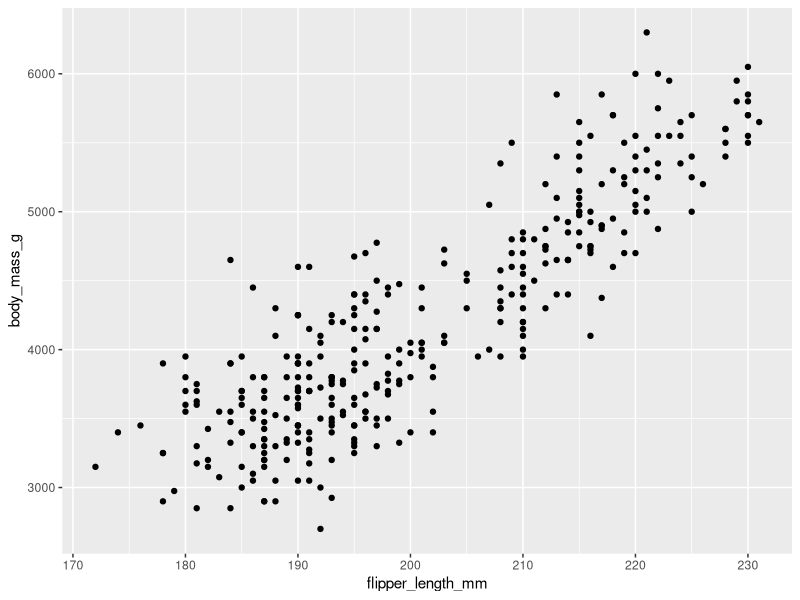
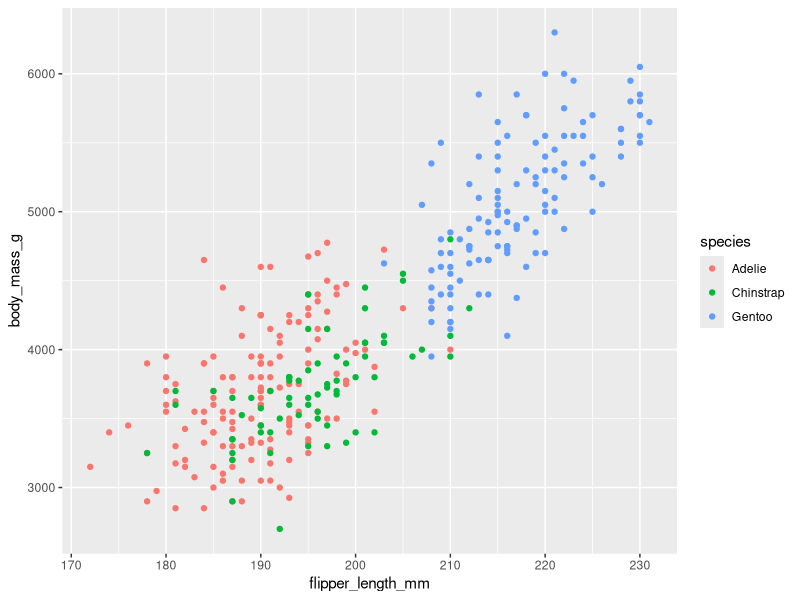
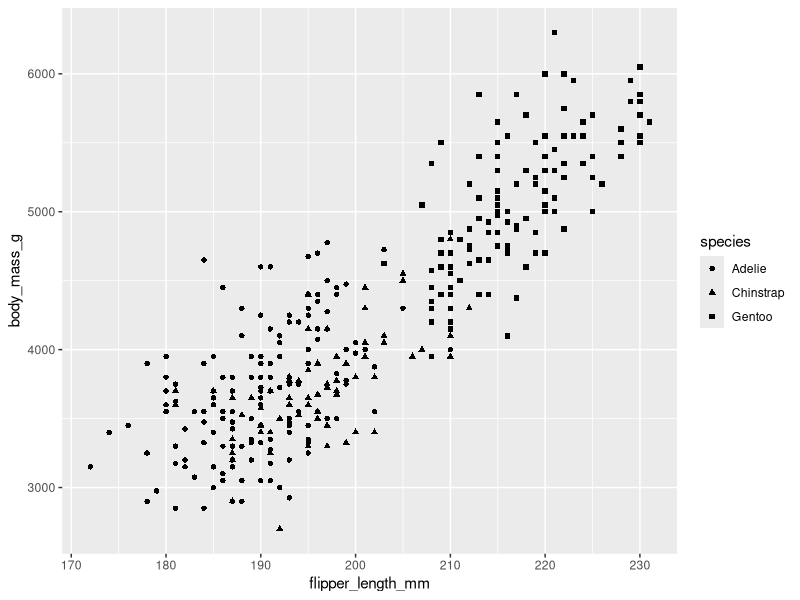
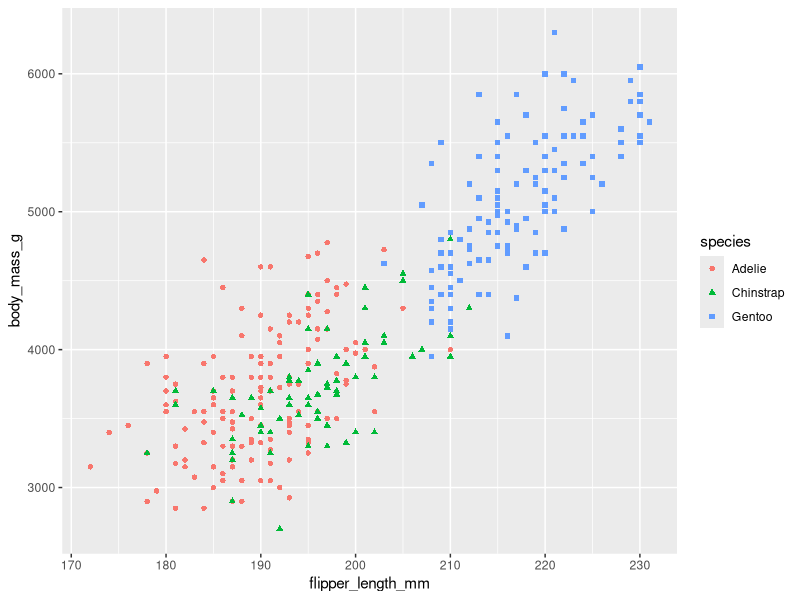
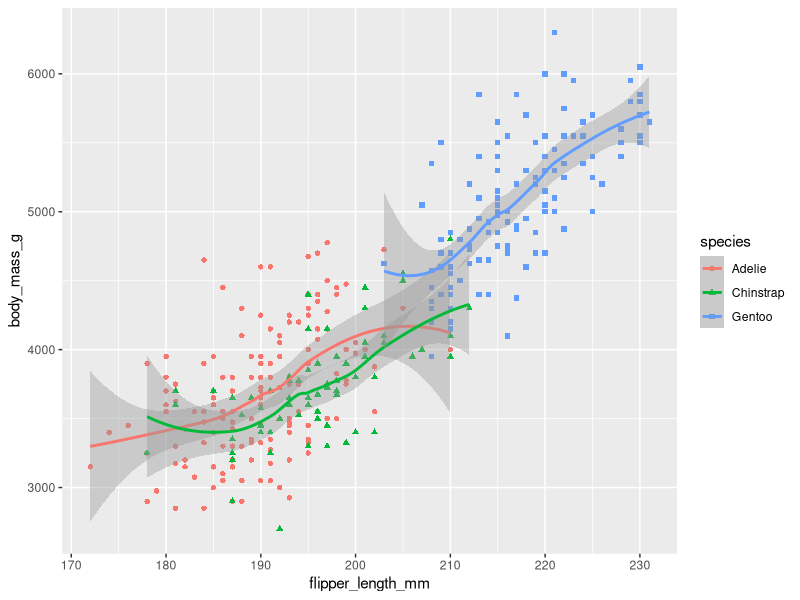
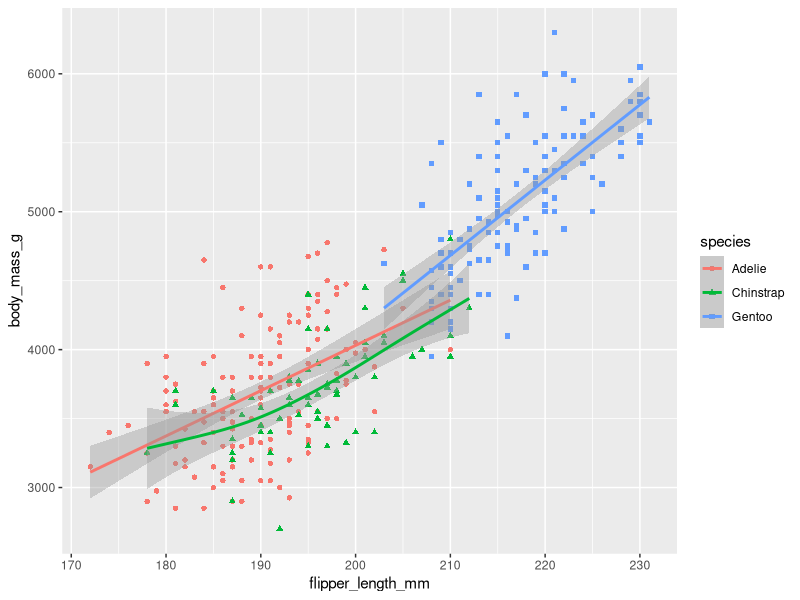
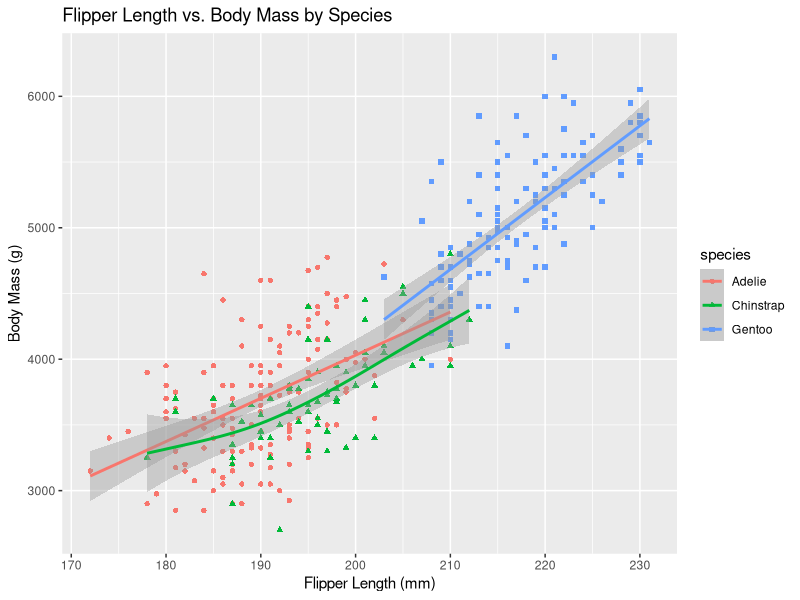
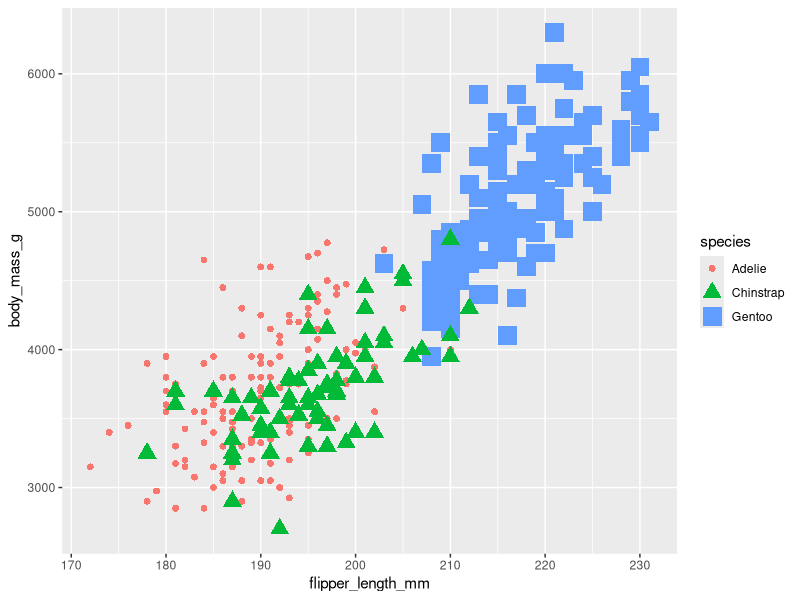

These figures' R source, in order:
## ---- chunk 1
# This R environment comes with many helpful analytics packages installed
# It is defined by the kaggle/rstats Docker image: https://github.com/kaggle/docker-rstats
# For example, here's a helpful package to load

library(tidyverse) # metapackage of all tidyverse packages

# Input data files are available in the read-only "../input/" directory
# For example, running this (by clicking run or pressing Shift+Enter) will list all files under the input directory

list.files(path = "../input")

# You can write up to 20GB to the current directory (/kaggle/working/) that gets preserved as output when you create a version using "Save & Run All" 
# You can also write temporary files to /kaggle/temp/, but they won't be saved outside of the current session
## ---- chunk 2
library(ggplot2)

install.packages("palmerpenguins")

library(palmerpenguins)

data(penguins)
## ---- chunk 3
# Basic scatter plot
ggplot(penguins, aes(x = flipper_length_mm, y = body_mass_g)) +
  geom_point()
## ---- chunk 4
# Aesthetic - color
ggplot(penguins, aes(x = flipper_length_mm, y = body_mass_g, color = species)) +
  geom_point()
## ---- chunk 5
# Aesthetic - shape
ggplot(penguins, aes(x = flipper_length_mm, y = body_mass_g, shape = species)) +
  geom_point()
## ---- chunk 6
# Multiple aesthetics - color and shape
ggplot(penguins, aes(x = flipper_length_mm, y = body_mass_g, color = species, shape = species)) +
  geom_point()
## ---- chunk 7
# Smoothing with loess
ggplot(penguins, aes(x = flipper_length_mm, y = body_mass_g, color = species, shape = species)) +
  geom_point() +
  geom_smooth(method = "loess")
## ---- chunk 8
# Smoothing with gam
ggplot(penguins, aes(x = flipper_length_mm, y = body_mass_g, color = species, shape = species)) +
  geom_point() +
  geom_smooth(method = "gam", formula = y ~ s(x))
## ---- chunk 9
# Adding labels
ggplot(penguins, aes(x = flipper_length_mm, y = body_mass_g, color = species, shape = species)) +
  geom_point() +
  geom_smooth(method = "gam", formula = y ~ s(x)) +
  labs(title = "Flipper Length vs. Body Mass by Species",
       x = "Flipper Length (mm)",
       y = "Body Mass (g)")
## ---- chunk 10
# Multiple aesthetics - color, shape, and size
ggplot(penguins, aes(x = flipper_length_mm, y = body_mass_g, color = species, shape = species, size = species)) +
  geom_point()
## ---- chunk 11
# Alpha aesthetic
ggplot(penguins, aes(x = flipper_length_mm, y = body_mass_g, color = species, shape = species, size = species, alpha = species)) +
  geom_point()
## ---- chunk 12
# Only alpha
ggplot(penguins, aes(x = flipper_length_mm, y = body_mass_g, alpha = species)) +
  geom_point()
## ---- chunk 13
# Global aesthetic - color
ggplot(penguins, aes(x = flipper_length_mm, y = body_mass_g)) +
  geom_point(color = "purple")
## ---- chunk 14
# Equivalent
ggplot(penguins) +
  geom_point(aes(x = flipper_length_mm, y = body_mass_g), color = "purple")
